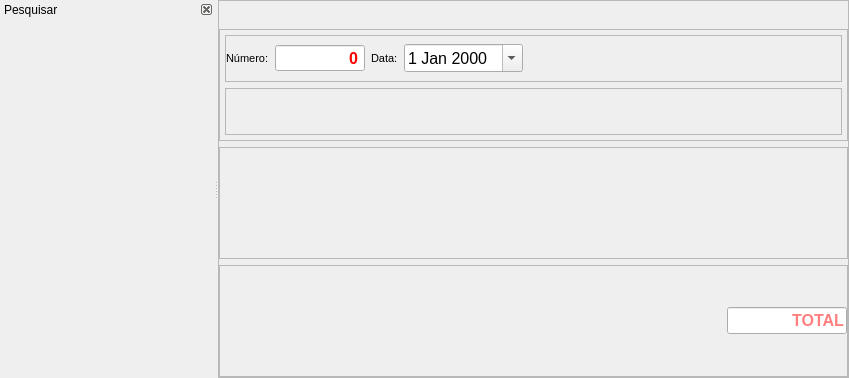
<?xml version="1.0" encoding="UTF-8"?>
<ui version="4.0">
 <class>NoteWidget</class>
 <widget class="QFrame" name="NoteWidget">
  <property name="geometry">
   <rect>
    <x>0</x>
    <y>0</y>
    <width>849</width>
    <height>378</height>
   </rect>
  </property>
  <property name="windowTitle">
   <string>BKFrame</string>
  </property>
  <property name="frameShape">
   <enum>QFrame::NoFrame</enum>
  </property>
  <property name="frameShadow">
   <enum>QFrame::Sunken</enum>
  </property>
  <layout class="QVBoxLayout" name="verticalLayout_5">
   <property name="leftMargin">
    <number>0</number>
   </property>
   <property name="topMargin">
    <number>0</number>
   </property>
   <property name="rightMargin">
    <number>0</number>
   </property>
   <property name="bottomMargin">
    <number>0</number>
   </property>
   <item>
    <widget class="QSplitter" name="splitter">
     <property name="orientation">
      <enum>Qt::Horizontal</enum>
     </property>
     <property name="opaqueResize">
      <bool>true</bool>
     </property>
     <widget class="QDockWidget" name="dockWidget">
      <property name="sizePolicy">
       <sizepolicy hsizetype="MinimumExpanding" vsizetype="MinimumExpanding">
        <horstretch>0</horstretch>
        <verstretch>0</verstretch>
       </sizepolicy>
      </property>
      <property name="minimumSize">
       <size>
        <width>120</width>
        <height>223</height>
       </size>
      </property>
      <property name="maximumSize">
       <size>
        <width>524287</width>
        <height>524287</height>
       </size>
      </property>
      <property name="features">
       <set>QDockWidget::DockWidgetClosable</set>
      </property>
      <property name="windowTitle">
       <string>Pesquisar</string>
      </property>
      <widget class="QWidget" name="dockWidgetContents">
       <layout class="QVBoxLayout" name="verticalLayout_4"/>
      </widget>
     </widget>
     <widget class="QFrame" name="frameNote">
      <property name="sizePolicy">
       <sizepolicy hsizetype="Expanding" vsizetype="Expanding">
        <horstretch>0</horstretch>
        <verstretch>0</verstretch>
       </sizepolicy>
      </property>
      <property name="frameShape">
       <enum>QFrame::StyledPanel</enum>
      </property>
      <property name="frameShadow">
       <enum>QFrame::Raised</enum>
      </property>
      <layout class="QVBoxLayout" name="verticalLayout">
       <property name="leftMargin">
        <number>0</number>
       </property>
       <property name="topMargin">
        <number>0</number>
       </property>
       <property name="rightMargin">
        <number>0</number>
       </property>
       <property name="bottomMargin">
        <number>0</number>
       </property>
       <item>
        <layout class="QHBoxLayout" name="buttons">
         <property name="spacing">
          <number>0</number>
         </property>
         <item>
          <widget class="QPushButton" name="buttonNew">
           <property name="toolTip">
            <string>Novo</string>
           </property>
           <property name="text">
            <string/>
           </property>
           <property name="icon">
            <iconset resource="icons.qrc">
             <normaloff>:/icons/res/file.png</normaloff>:/icons/res/file.png</iconset>
           </property>
           <property name="iconSize">
            <size>
             <width>24</width>
             <height>24</height>
            </size>
           </property>
           <property name="flat">
            <bool>true</bool>
           </property>
          </widget>
         </item>
         <item>
          <widget class="QPushButton" name="buttonSearch">
           <property name="toolTip">
            <string>Pesquisar</string>
           </property>
           <property name="text">
            <string/>
           </property>
           <property name="icon">
            <iconset resource="icons.qrc">
             <normaloff>:/icons/res/search.png</normaloff>:/icons/res/search.png</iconset>
           </property>
           <property name="iconSize">
            <size>
             <width>24</width>
             <height>24</height>
            </size>
           </property>
           <property name="shortcut">
            <string>Ctrl+F</string>
           </property>
           <property name="flat">
            <bool>true</bool>
           </property>
          </widget>
         </item>
         <item>
          <widget class="QPushButton" name="buttonAdd">
           <property name="toolTip">
            <string>Adicionar item</string>
           </property>
           <property name="text">
            <string/>
           </property>
           <property name="icon">
            <iconset resource="icons.qrc">
             <normaloff>:/icons/res/add.png</normaloff>:/icons/res/add.png</iconset>
           </property>
           <property name="iconSize">
            <size>
             <width>24</width>
             <height>24</height>
            </size>
           </property>
           <property name="shortcut">
            <string>Alt++</string>
           </property>
           <property name="flat">
            <bool>true</bool>
           </property>
          </widget>
         </item>
         <item>
          <widget class="QPushButton" name="buttonRemove">
           <property name="toolTip">
            <string>Remover item</string>
           </property>
           <property name="text">
            <string/>
           </property>
           <property name="icon">
            <iconset resource="icons.qrc">
             <normaloff>:/icons/res/remove.png</normaloff>:/icons/res/remove.png</iconset>
           </property>
           <property name="iconSize">
            <size>
             <width>24</width>
             <height>24</height>
            </size>
           </property>
           <property name="shortcut">
            <string>Alt+-</string>
           </property>
           <property name="flat">
            <bool>true</bool>
           </property>
          </widget>
         </item>
         <item>
          <spacer name="horizontalSpacer_3">
           <property name="orientation">
            <enum>Qt::Horizontal</enum>
           </property>
           <property name="sizeHint" stdset="0">
            <size>
             <width>40</width>
             <height>20</height>
            </size>
           </property>
          </spacer>
         </item>
        </layout>
       </item>
       <item>
        <widget class="QFrame" name="frameHeader">
         <property name="frameShape">
          <enum>QFrame::StyledPanel</enum>
         </property>
         <property name="frameShadow">
          <enum>QFrame::Plain</enum>
         </property>
         <layout class="QVBoxLayout" name="verticalLayout_2">
          <property name="spacing">
           <number>6</number>
          </property>
          <property name="leftMargin">
           <number>5</number>
          </property>
          <property name="topMargin">
           <number>5</number>
          </property>
          <property name="rightMargin">
           <number>5</number>
          </property>
          <property name="bottomMargin">
           <number>5</number>
          </property>
          <item>
           <widget class="QFrame" name="frame_3">
            <property name="frameShape">
             <enum>QFrame::StyledPanel</enum>
            </property>
            <property name="frameShadow">
             <enum>QFrame::Raised</enum>
            </property>
            <layout class="QHBoxLayout" name="horizontalLayout_2">
             <property name="leftMargin">
              <number>0</number>
             </property>
             <property name="topMargin">
              <number>0</number>
             </property>
             <property name="rightMargin">
              <number>0</number>
             </property>
             <property name="bottomMargin">
              <number>0</number>
             </property>
             <item>
              <widget class="QLabel" name="label_2">
               <property name="font">
                <font>
                 <pointsize>8</pointsize>
                 <weight>50</weight>
                 <bold>false</bold>
                </font>
               </property>
               <property name="text">
                <string>Número:</string>
               </property>
              </widget>
             </item>
             <item>
              <widget class="QSpinBox" name="number">
               <property name="minimumSize">
                <size>
                 <width>90</width>
                 <height>0</height>
                </size>
               </property>
               <property name="palette">
                <palette>
                 <active>
                  <colorrole role="Text">
                   <brush brushstyle="SolidPattern">
                    <color alpha="255">
                     <red>255</red>
                     <green>0</green>
                     <blue>0</blue>
                    </color>
                   </brush>
                  </colorrole>
                 </active>
                 <inactive>
                  <colorrole role="Text">
                   <brush brushstyle="SolidPattern">
                    <color alpha="255">
                     <red>255</red>
                     <green>0</green>
                     <blue>0</blue>
                    </color>
                   </brush>
                  </colorrole>
                 </inactive>
                 <disabled>
                  <colorrole role="Text">
                   <brush brushstyle="SolidPattern">
                    <color alpha="255">
                     <red>120</red>
                     <green>120</green>
                     <blue>120</blue>
                    </color>
                   </brush>
                  </colorrole>
                 </disabled>
                </palette>
               </property>
               <property name="font">
                <font>
                 <pointsize>12</pointsize>
                 <weight>75</weight>
                 <bold>true</bold>
                </font>
               </property>
               <property name="wrapping">
                <bool>false</bool>
               </property>
               <property name="alignment">
                <set>Qt::AlignRight|Qt::AlignTrailing|Qt::AlignVCenter</set>
               </property>
               <property name="readOnly">
                <bool>true</bool>
               </property>
               <property name="buttonSymbols">
                <enum>QAbstractSpinBox::NoButtons</enum>
               </property>
               <property name="correctionMode">
                <enum>QAbstractSpinBox::CorrectToPreviousValue</enum>
               </property>
               <property name="showGroupSeparator" stdset="0">
                <bool>false</bool>
               </property>
               <property name="prefix">
                <string/>
               </property>
               <property name="minimum">
                <number>0</number>
               </property>
               <property name="maximum">
                <number>999999999</number>
               </property>
               <property name="displayIntegerBase">
                <number>10</number>
               </property>
              </widget>
             </item>
             <item>
              <widget class="QLabel" name="label">
               <property name="font">
                <font>
                 <pointsize>8</pointsize>
                 <weight>50</weight>
                 <bold>false</bold>
                </font>
               </property>
               <property name="text">
                <string>Data:</string>
               </property>
              </widget>
             </item>
             <item>
              <widget class="QDateEdit" name="date">
               <property name="font">
                <font>
                 <pointsize>12</pointsize>
                 <weight>50</weight>
                 <bold>false</bold>
                </font>
               </property>
               <property name="wrapping">
                <bool>false</bool>
               </property>
               <property name="frame">
                <bool>true</bool>
               </property>
               <property name="buttonSymbols">
                <enum>QAbstractSpinBox::UpDownArrows</enum>
               </property>
               <property name="calendarPopup">
                <bool>true</bool>
               </property>
              </widget>
             </item>
             <item>
              <spacer name="horizontalSpacer">
               <property name="orientation">
                <enum>Qt::Horizontal</enum>
               </property>
               <property name="sizeHint" stdset="0">
                <size>
                 <width>40</width>
                 <height>20</height>
                </size>
               </property>
              </spacer>
             </item>
            </layout>
           </widget>
          </item>
          <item>
           <widget class="QFrame" name="frameSupplier">
            <property name="frameShape">
             <enum>QFrame::StyledPanel</enum>
            </property>
            <property name="frameShadow">
             <enum>QFrame::Raised</enum>
            </property>
            <layout class="QHBoxLayout" name="horizontalLayout_3">
             <property name="leftMargin">
              <number>0</number>
             </property>
             <property name="topMargin">
              <number>0</number>
             </property>
             <property name="rightMargin">
              <number>0</number>
             </property>
             <property name="bottomMargin">
              <number>0</number>
             </property>
            </layout>
           </widget>
          </item>
         </layout>
        </widget>
       </item>
       <item>
        <widget class="QFrame" name="frameTable">
         <property name="frameShape">
          <enum>QFrame::StyledPanel</enum>
         </property>
         <property name="frameShadow">
          <enum>QFrame::Raised</enum>
         </property>
         <layout class="QVBoxLayout" name="verticalLayout_3">
          <property name="leftMargin">
           <number>0</number>
          </property>
          <property name="topMargin">
           <number>0</number>
          </property>
          <property name="rightMargin">
           <number>0</number>
          </property>
          <property name="bottomMargin">
           <number>0</number>
          </property>
         </layout>
        </widget>
       </item>
       <item>
        <widget class="QFrame" name="frameTotal">
         <property name="frameShape">
          <enum>QFrame::StyledPanel</enum>
         </property>
         <property name="frameShadow">
          <enum>QFrame::Raised</enum>
         </property>
         <layout class="QHBoxLayout" name="horizontalLayout">
          <property name="leftMargin">
           <number>0</number>
          </property>
          <property name="topMargin">
           <number>0</number>
          </property>
          <property name="rightMargin">
           <number>0</number>
          </property>
          <property name="bottomMargin">
           <number>0</number>
          </property>
          <item>
           <spacer name="horizontalSpacer_2">
            <property name="orientation">
             <enum>Qt::Horizontal</enum>
            </property>
            <property name="sizeHint" stdset="0">
             <size>
              <width>40</width>
              <height>20</height>
             </size>
            </property>
           </spacer>
          </item>
          <item>
           <widget class="QLineEdit" name="total">
            <property name="enabled">
             <bool>true</bool>
            </property>
            <property name="minimumSize">
             <size>
              <width>120</width>
              <height>0</height>
             </size>
            </property>
            <property name="maximumSize">
             <size>
              <width>120</width>
              <height>16777215</height>
             </size>
            </property>
            <property name="palette">
             <palette>
              <active>
               <colorrole role="Text">
                <brush brushstyle="SolidPattern">
                 <color alpha="255">
                  <red>255</red>
                  <green>0</green>
                  <blue>0</blue>
                 </color>
                </brush>
               </colorrole>
              </active>
              <inactive>
               <colorrole role="Text">
                <brush brushstyle="SolidPattern">
                 <color alpha="255">
                  <red>255</red>
                  <green>0</green>
                  <blue>0</blue>
                 </color>
                </brush>
               </colorrole>
              </inactive>
              <disabled>
               <colorrole role="Text">
                <brush brushstyle="SolidPattern">
                 <color alpha="255">
                  <red>120</red>
                  <green>120</green>
                  <blue>120</blue>
                 </color>
                </brush>
               </colorrole>
              </disabled>
             </palette>
            </property>
            <property name="font">
             <font>
              <pointsize>12</pointsize>
              <weight>75</weight>
              <bold>true</bold>
             </font>
            </property>
            <property name="frame">
             <bool>true</bool>
            </property>
            <property name="echoMode">
             <enum>QLineEdit::Normal</enum>
            </property>
            <property name="alignment">
             <set>Qt::AlignRight|Qt::AlignTrailing|Qt::AlignVCenter</set>
            </property>
            <property name="readOnly">
             <bool>true</bool>
            </property>
            <property name="placeholderText">
             <string>TOTAL</string>
            </property>
            <property name="clearButtonEnabled">
             <bool>false</bool>
            </property>
           </widget>
          </item>
         </layout>
        </widget>
       </item>
      </layout>
     </widget>
    </widget>
   </item>
  </layout>
 </widget>
 <resources>
  <include location="icons.qrc"/>
 </resources>
 <connections/>
</ui>
